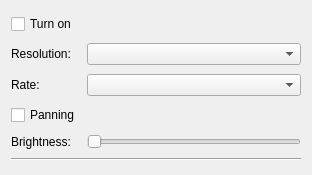
<?xml version="1.0" encoding="UTF-8"?>
<ui version="4.0">
 <class>MonitorWidget</class>
 <widget class="QWidget" name="MonitorWidget">
  <property name="geometry">
   <rect>
    <x>0</x>
    <y>0</y>
    <width>312</width>
    <height>175</height>
   </rect>
  </property>
  <property name="windowTitle">
   <string/>
  </property>
  <layout class="QGridLayout" name="gridLayout">
   <item row="1" column="0">
    <widget class="QLabel" name="label">
     <property name="text">
      <string>Resolution:</string>
     </property>
    </widget>
   </item>
   <item row="1" column="1">
    <widget class="QComboBox" name="resolution"/>
   </item>
   <item row="2" column="0">
    <widget class="QLabel" name="label_2">
     <property name="text">
      <string>Rate:</string>
     </property>
    </widget>
   </item>
   <item row="2" column="1">
    <widget class="QComboBox" name="rate"/>
   </item>
   <item row="5" column="0" colspan="2">
    <widget class="Line" name="line">
     <property name="orientation">
      <enum>Qt::Horizontal</enum>
     </property>
    </widget>
   </item>
   <item row="0" column="0" colspan="2">
    <widget class="QCheckBox" name="enabled">
     <property name="text">
      <string>Turn on</string>
     </property>
    </widget>
   </item>
   <item row="3" column="0">
    <widget class="QCheckBox" name="panning">
     <property name="text">
      <string>Panning</string>
     </property>
    </widget>
   </item>
   <item row="4" column="1">
    <widget class="QSlider" name="brightness">
     <property name="maximum">
      <number>100</number>
     </property>
     <property name="orientation">
      <enum>Qt::Horizontal</enum>
     </property>
    </widget>
   </item>
   <item row="4" column="0">
    <widget class="QLabel" name="label_3">
     <property name="text">
      <string>Brightness:</string>
     </property>
    </widget>
   </item>
  </layout>
 </widget>
 <resources/>
 <connections/>
</ui>
